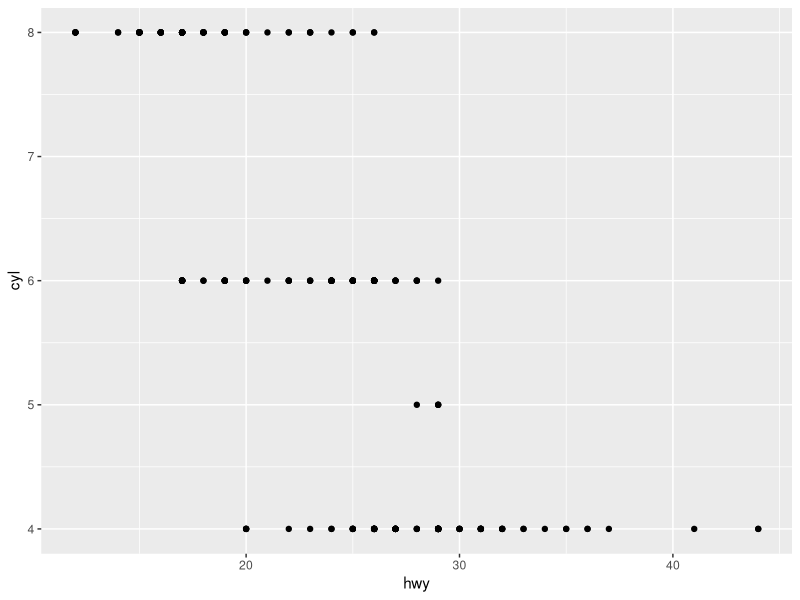
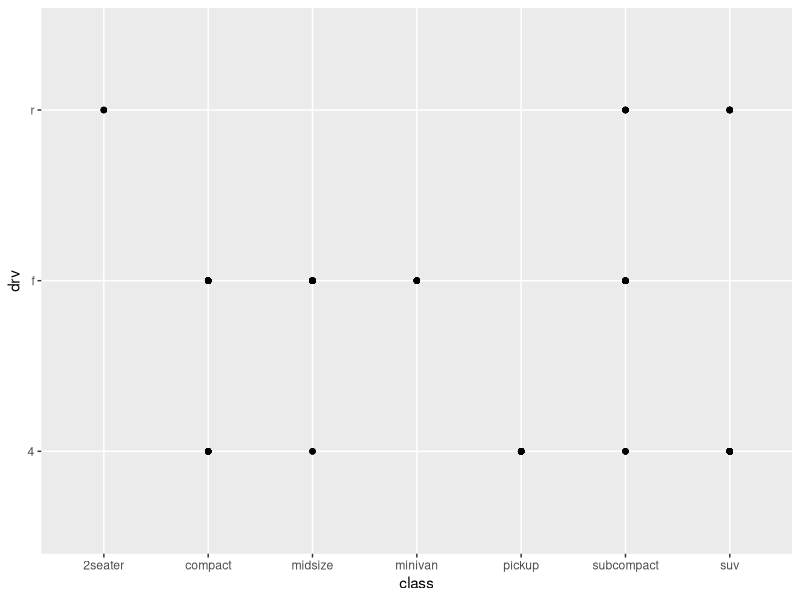
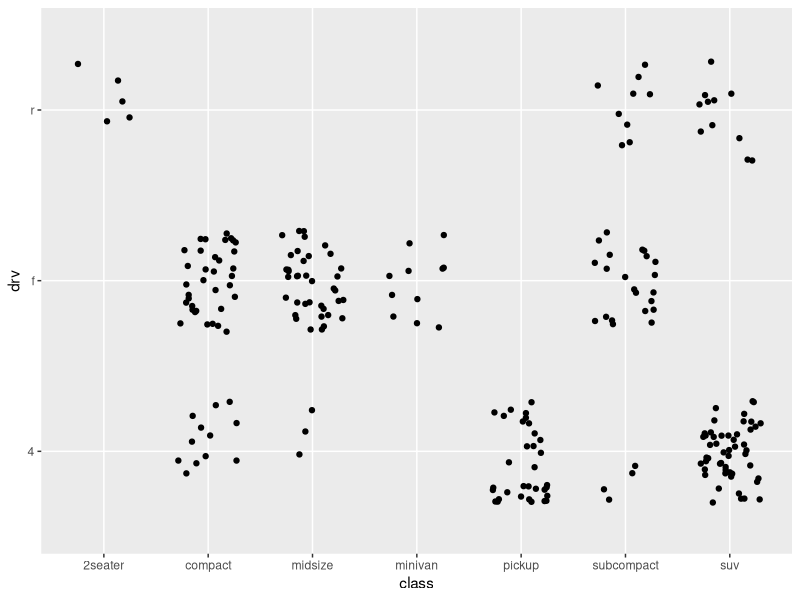

Generate these figures, in order, with R:
## ---- chunk 1
library(tidyverse) 
## ---- chunk 2
ggplot(data = mpg) +
  geom_point(mapping = aes(x = hwy, y = cyl))
## ---- chunk 3
ggplot(data = mpg) +
  geom_point(mapping = aes(x = class, y = drv))
## ---- chunk 4
ggplot(data = mpg) +
  geom_jitter(mapping = aes(x = class, y = drv), width = 0.30, height = 0.30)
